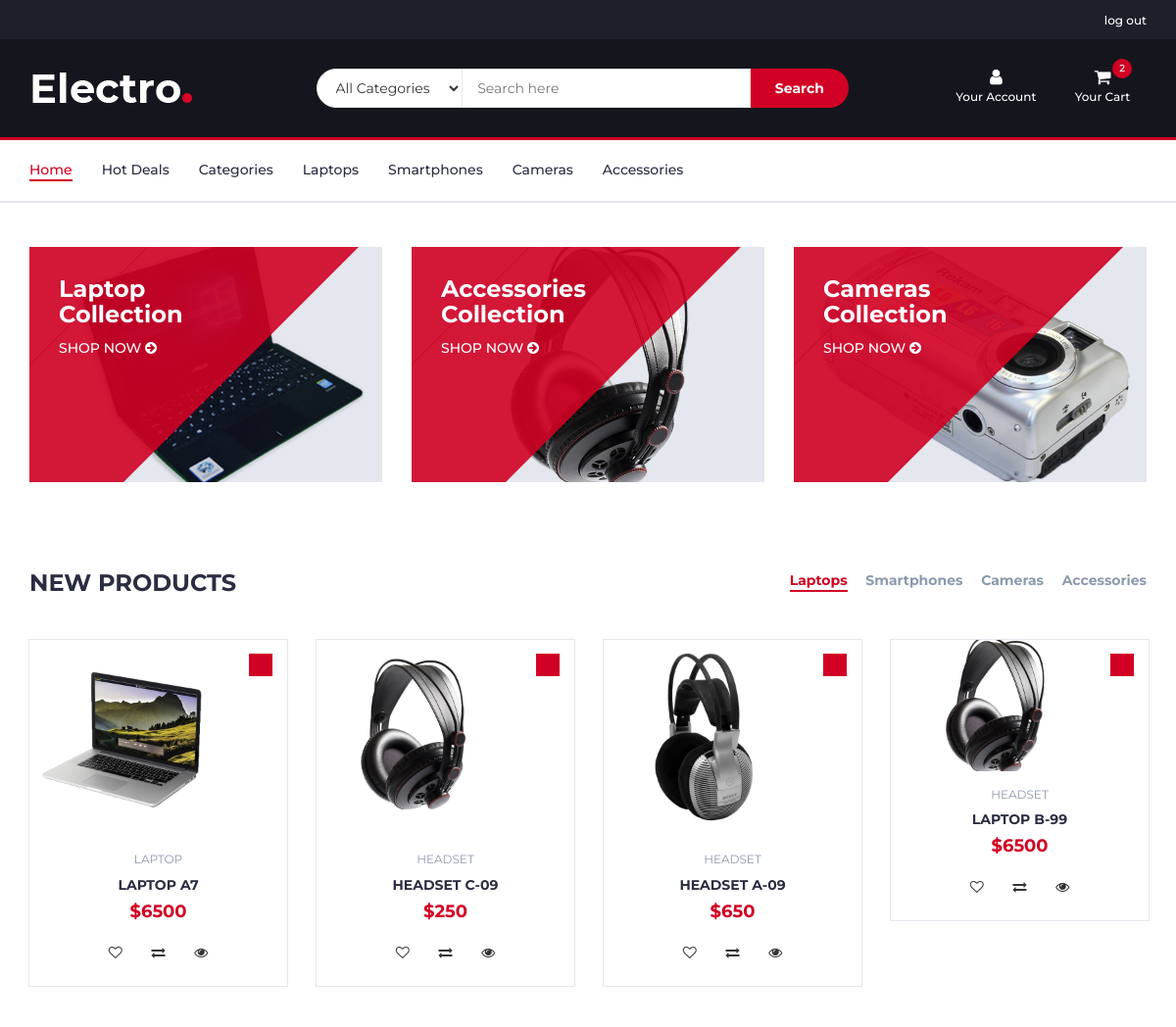
The app's page / (signed in, upper part), older data.
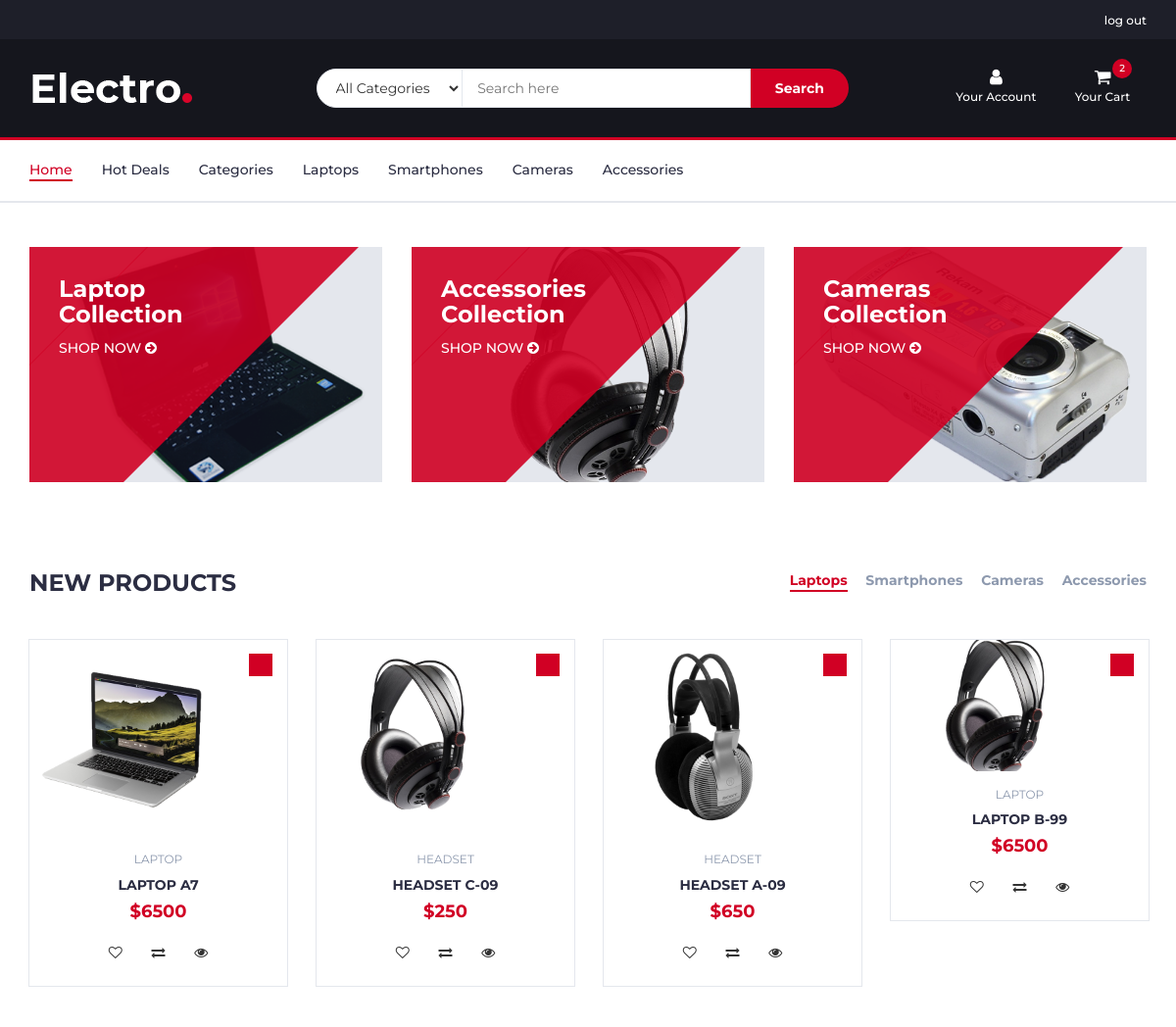
The same page, newer data.
### tables this page shows
CREATE TABLE "products" (
            id INTEGER PRIMARY KEY AUTOINCREMENT,
            name TEXT NOT NULL UNIQUE,
            description TEXT,
            price INTEGER NOT NULL,
            category TEXT NOT NULL,
            img TEXT
        );

### app.py (the view)
@app.route('/',methods=['POST','GET'])
def index():
    if request.method == 'POST':
        search_query = escape(request.form['search_query'])
        print("search query in index - --", search_query)
        return redirect(url_for('search', search_query=search_query))
    if 'username' in session:
        if session.get('username') == 'admin':
            return redirect(url_for('admin_page'))
        else:
            cart_products, counter = db.get_cart_products(connection, session.get('username'))
            print(counter)
            print(cart_products)
            total_price = 0
            products = db.get_all_products(connection)
            for product in cart_products:
                total_price += product[3]
            return render_template('index.html', products=products,cart_products = cart_products, counter = counter, total_price=total_price)
    return redirect(url_for('login'))

### db.py (called while the page is built)
def get_user(connection, username):
    cursor = connection.cursor()
    query = '''SELECT * FROM users WHERE username = ?'''
    cursor.execute(query, (username,))
    return cursor.fetchone()

def get_cart_products(connection, username):
    user = get_user(connection, username)
    cursor = connection.cursor()
    query ='''
        SELECT products_id
        FROM payment
        WHERE user_id = ?;
    '''
    cursor.execute(query, (user[0],))
    tmp = cursor.fetchall()
    print(tmp)
    print("hi")
    products =[]
    for product in tmp:
        products.append(get_product_byID(connection,product))
    return products, len(tmp)

def get_all_products(connection):
    cursor = connection.cursor()
    query = 'SELECT * FROM products'
    cursor.execute(query)
    return cursor.fetchall()

def get_product_byID(connection, id):
    cursor = connection.cursor()
    query = '''SELECT * FROM products WHERE id = ?'''
    cursor.execute(query, id)
    return cursor.fetchone()

### templates/index.html (shortened to what this page needs)
<!DOCTYPE html>
<html lang="en">
  <head>
    <link
      type="text/css"
      rel="stylesheet"
      href="../static/css/bootstrap.min.css"
    />
    <link type="text/css" rel="stylesheet" href="../static/css/slick.css" />
    <link
      type="text/css"
      rel="stylesheet"
      href="../static/css/slick-theme.css"
    />
    <link
      type="text/css"
      rel="stylesheet"
      href="../static/css/nouislider.min.css"
    />
    <link rel="stylesheet" href="../static/css/font-awesome.min.css" />
    <link type="text/css" rel="stylesheet" href="../static/css/style.css" />
  </head>
  <body>
    <header>
      <div id="top-header">
        <div class="container">
          <ul class="header-links pull-right">
            <li>
              <a href="{{ url_for('logout' ) }}"> log out</a>
            </li>
          </ul>
        </div>
      </div>
      <div id="header">
        <div class="container">
          <div class="row">
            <div class="col-md-3">
              <div class="header-logo">
                <a href="#" class="logo">
                  <img src="../static/assets/img/logo.png" alt="" />
                </a>
              </div>
            </div>
            <div class="col-md-6">
              <div class="header-search">
                <form method="post">
                  <select class="input-select">
                    <option value="0">All Categories</option>
                  </select>
                  <input
                    type="text"
                    name="search_query"
                    class="input"
                    placeholder="Search here"
                  />
                  <button type="submit" class="search-btn">Search</button>
                </form>
              </div>
            </div>
            <div class="col-md-3 clearfix">
              <div class="header-ctn">
                <div>
                  <a href="{{ url_for('update_profile' ) }}">
                    <i class="fa fa-user"></i>
                    <span>Your Account</span>
                  </a>
                </div>
                <div class="dropdown">
                  <a
                    class="dropdown-toggle"
                    data-toggle="dropdown"
                    aria-expanded="true"
                  >
                    <i class="fa fa-shopping-cart"></i>
                    <span>Your Cart</span>
                    <div class="qty">{{counter}}</div>
                  </a>
                </div>
              </div>
            </div>
          </div>
        </div>
      </div>
    </header>
    <nav id="navigation">
      <div class="container">
        <div id="responsive-nav">
          <ul class="main-nav nav navbar-nav">
            <li class="active"><a href="#">Home</a></li>
            <li><a href="#">Hot Deals</a></li>
            <li><a href="#">Categories</a></li>
            <li><a href="#">Laptops</a></li>
            <li><a href="#">Smartphones</a></li>
            <li><a href="#">Cameras</a></li>
            <li><a href="#">Accessories</a></li>
          </ul>
        </div>
      </div>
    </nav>
    <div class="section">
      <div class="container">
        <div class="row">
          <div class="col-md-4 col-xs-6">
            <div class="shop">
              <div class="shop-img">
                <img src="../static/assets/img/shop01.png" alt="" />
              </div>
              <div class="shop-body">
                <h3>Laptop<br />Collection</h3>
                <a href="#" class="cta-btn"
                  >Shop now <i class="fa fa-arrow-circle-right"></i
                ></a>
              </div>
            </div>
          </div>
          <div class="col-md-4 col-xs-6">
            <div class="shop">
              <div class="shop-img">
                <img src="../static/assets/img/shop03.png" alt="" />
              </div>
              <div class="shop-body">
                <h3>Accessories<br />Collection</h3>
                <a href="#" class="cta-btn"
                  >Shop now <i class="fa fa-arrow-circle-right"></i
                ></a>
              </div>
            </div>
          </div>
          <div class="col-md-4 col-xs-6">
            <div class="shop">
              <div class="shop-img">
                <img src="../static/assets/img/shop02.png" alt="" />
              </div>
              <div class="shop-body">
                <h3>Cameras<br />Collection</h3>
                <a href="#" class="cta-btn"
                  >Shop now <i class="fa fa-arrow-circle-right"></i
                ></a>
              </div>
            </div>
          </div>
        </div>
      </div>
    </div>
    <div class="section">
      <div class="container">
        <div class="row">
          <div class="col-md-12">
            <div class="section-title">
              <h3 class="title">New Products</h3>
              <div class="section-nav">
                <ul class="section-tab-nav tab-nav">
                  <li class="active">
                    <a data-toggle="tab" href="#tab1">Laptops</a>
                  </li>
                  <li><a data-toggle="tab" href="#tab1">Smartphones</a></li>
                  <li><a data-toggle="tab" href="#tab1">Cameras</a></li>
                  <li><a data-toggle="tab" href="#tab1">Accessories</a></li>
                </ul>
              </div>
            </div>
          </div>
          <div class="col-md-12">
            <div class="row">
              <div class="products-tabs">
                <div id="tab1" class="tab-pane active">
                  <div class="products-slick" data-nav="#slick-nav-1">
                    {% for product in products %}
                    <div class="product">
                      <div class="product-img">
                        <img src="{{ url_for('static', filename='uploads/' ~ product[5]) }}" alt="Product Image" style="max-width: 200px;" />
                        <div class="product-label">
                          <span class="new">{{product[6]}}</span>
                        </div>
                      </div>
                      <div class="product-body">
                        <p class="product-category">{{product[4]}}</p>
                        <h3 class="product-name">
                          <a href="#">{{product[1]}}</a>
                        </h3>
                        <h4 class="product-price">${{product[3]}}</h4>
                        <div class="product-btns">
                          <button class="add-to-wishlist">
                            <i class="fa fa-heart-o"></i
                            ><span class="tooltipp">add to wishlist</span>
                          </button>
                          <button class="add-to-compare">
                            <i class="fa fa-exchange"></i
                            ><span class="tooltipp">add to compare</span>
                          </button>
                          <button class="quick-view">
                            <i class="fa fa-eye"></i
                            ><span class="tooltipp">quick view</span>
                          </button>
                        </div>
                      </div>
                      <div class="add-to-cart">
                        <form method="post">
                          <button class="add-to-cart-btn">
                            <a
                              href="{{ url_for('add_product', product_id=product[0] ) }}"
                              class="fa fa-shopping-cart"
                              >add to cart</a
                            >
                          </button>
                        </form>
                      </div>
                    </div>
                    {% endfor %}
                </div>
              </div>
            </div>
          </div>
        </div>
      </div>
    </div>
  </body>
</html>

Row changes from the older to the newer data that the page shows:
changed products "LAPTOP B-99": category "HEADSET" → "LAPTOP"
